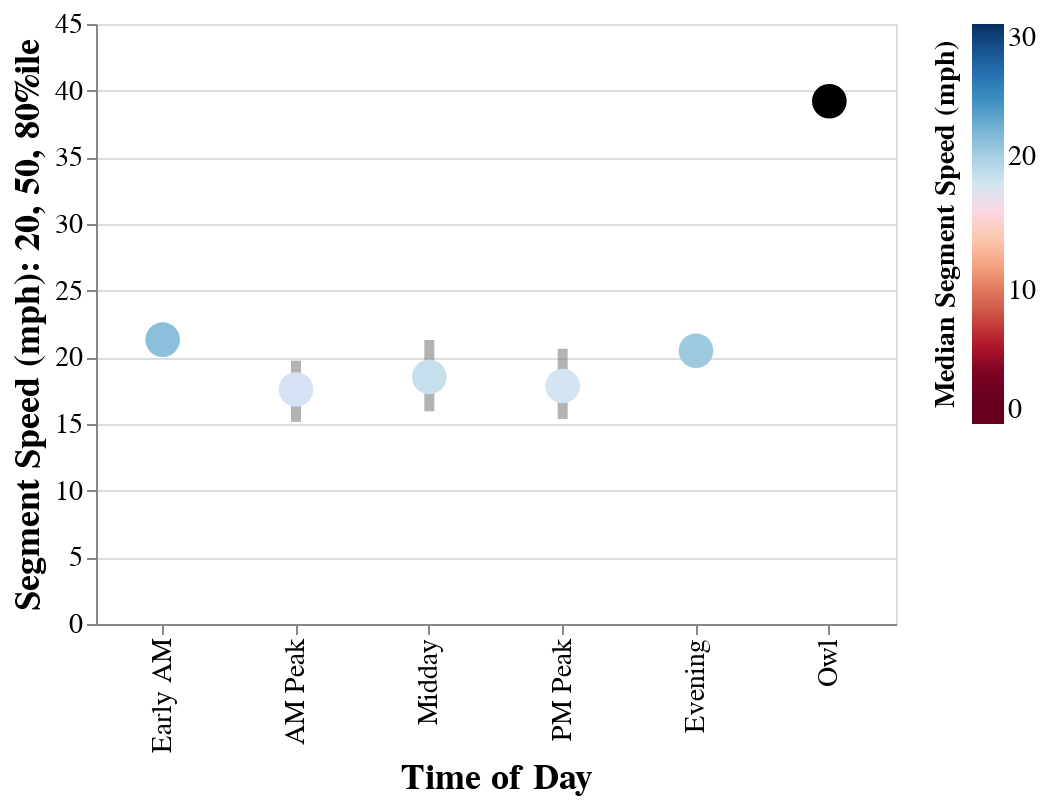

Source (notebook cell):
### Code cell
chart

### Figure 1 — Vega-Lite specification as saved in the notebook (floating-point values rounded to 4 significant figures)
{"config": {"view": {"continuousWidth": 300, "continuousHeight": 300}, "axis": {"labelFontSize": 14, "titleFontSize": 18}, "legend": {"labelFontSize": 14, "labelOffset": 100, "titleFontSize": 14, "titleLimit": 250, "titleOrient": "left"}}, "layer": [{"mark": {"type": "errorbar", "color": "gray", "opacity": 0.6, "thickness": 5}, "encoding": {"tooltip": [{"field": "p20_mph", "title": "p20 mph", "type": "quantitative"}, {"field": "p50_mph", "title": "p50 mph", "type": "quantitative"}, {"field": "p80_mph", "title": "p80 mph", "type": "quantitative"}], "x": {"field": "time_of_day", "sort": ["Early AM", "AM Peak", "Midday", "PM Peak", "Evening", "Owl"], "type": "nominal"}, "y": {"field": "p50_mph", "title": "Segment Speed (mph): 20, 50, 80%ile", "type": "quantitative"}, "yError": {"field": "p50 - p20"}, "yError2": {"field": "p80 - p50"}}}, {"mark": {"type": "point", "filled": true, "opacity": 1, "size": 300}, "encoding": {"color": {"field": "p50_mph", "scale": {"domain": [0.0, 3.0, 6.0, 9.0, 12.0, 15.0, 18.0, 21.0, 24.0, 27.0, 30.0], "range": ["#67001f", "#67001f", "#b2182b", "#d6604d", "#f4a582", "#fddbc7", "#d1e5f0", "#92c5de", "#4393c3", "#2166ac", "#053061"]}, "title": "Median Segment Speed (mph)", "type": "quantitative"}, "tooltip": [{"field": "p50_mph", "title": "p50 mph", "type": "quantitative"}], "x": {"field": "time_of_day", "sort": ["Early AM", "AM Peak", "Midday", "PM Peak", "Evening", "Owl"], "title": "Time of Day", "type": "nominal"}, "y": {"field": "p50_mph", "type": "quantitative"}}}], "data": {"name": "data-9375c9e42e8d9895bedbc7535cbb6af2"}, "width": 400, "$schema": "https://vega.github.io/schema/vega-lite/v5.17.0.json", "datasets": {"data-9375c9e42e8d9895bedbc7535cbb6af2": [{"time_of_day": "AM Peak", "p50_mph": 17.59, "p20_mph": 15.16, "p80_mph": 19.75, "p50 - p20": -2.43, "p80 - p50": 2.16}, {"time_of_day": "Early AM", "p50_mph": 21.32, "p20_mph": 20.59, "p80_mph": 21.73, "p50 - p20": -0.74, "p80 - p50": 0.4}, {"time_of_day": "Evening", "p50_mph": 20.5, "p20_mph": 19.84, "p80_mph": 21.07, "p50 - p20": -0.66, "p80 - p50": 0.575}, {"time_of_day": "Midday", "p50_mph": 18.53, "p20_mph": 15.95, "p80_mph": 21.3, "p50 - p20": -2.58, "p80 - p50": 2.77}, {"time_of_day": "Owl", "p50_mph": 39.21, "p20_mph": 38.57, "p80_mph": 40.22, "p50 - p20": -0.64, "p80 - p50": 1.01}, {"time_of_day": "PM Peak", "p50_mph": 17.85, "p20_mph": 15.38, "p80_mph": 20.64, "p50 - p20": -2.47, "p80 - p50": 2.795}]}}
